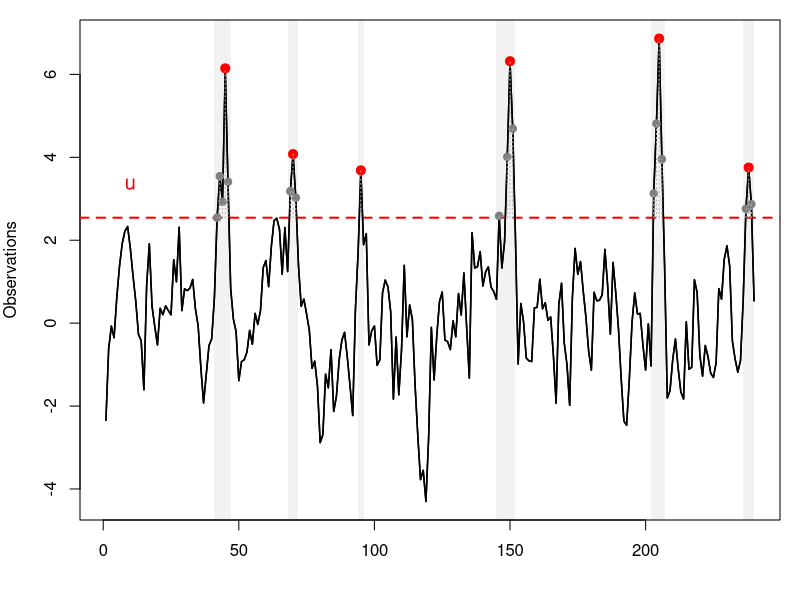

This figure's R source:
# =========================================================
# Declustering illustration
#
# Idea:
# - exceedances occur in temporal clusters
# - keep only the cluster maximum
# - discard dependent exceedances nearby
# =========================================================

set.seed(123)

# ---------------------------------------------------------
# Simulate dependent series
# ---------------------------------------------------------
n <- 240

x <- arima.sim(model = list(ar = 0.8), n = n)

# Create clusters of extremes
cluster_centers <- c(45, 95, 150, 205)

for(c in cluster_centers){

  idx <- (c-2):(c+2)

  x[idx] <- x[idx] + c(2,4,6,4,2)
}

t <- 1:n

# ---------------------------------------------------------
# Threshold
# ---------------------------------------------------------
u <- quantile(x, 0.92)

exc <- which(x > u)

# =========================================================
# Simple declustering rule
# If exceedances are within r observations,
# they belong to the same cluster
# =========================================================

r <- 6

clusters <- list()

current_cluster <- exc[1]

for(i in 2:length(exc)){

  if(exc[i] - exc[i-1] <= r){

    current_cluster <- c(current_cluster, exc[i])

  } else {

    clusters[[length(clusters)+1]] <- current_cluster
    current_cluster <- exc[i]
  }
}

clusters[[length(clusters)+1]] <- current_cluster

# ---------------------------------------------------------
# Cluster maxima
# ---------------------------------------------------------
cluster_max_t <- numeric(length(clusters))
cluster_max_x <- numeric(length(clusters))

for(i in seq_along(clusters)){

  idx <- clusters[[i]]

  j <- idx[which.max(x[idx])]

  cluster_max_t[i] <- j
  cluster_max_x[i] <- x[j]
}

# =========================================================
# Plot
# =========================================================

png("slides/figures/declustering.png",
    width = 1200,
    height = 500,
    res = 150)

par(mar = c(4,4,1,1))

plot(t, x,
     type = "l",
     lwd = 1.5,
     xlab = "",
     ylab = "Observations",
     main = "")

# ---------------------------------------------------------
# Threshold
# ---------------------------------------------------------
abline(h = u,
       col = "red",
       lty = 2,
       lwd = 2)

# ---------------------------------------------------------
# Shade clusters
# ---------------------------------------------------------
for(cl in clusters){

  rect(min(cl)-1,
       par("usr")[3],
       max(cl)+1,
       par("usr")[4],
       col = rgb(0,0,0,0.05),
       border = NA)
}

# Replot series
lines(t, x, lwd = 1.5)

# ---------------------------------------------------------
# All exceedances
# ---------------------------------------------------------
points(exc,
       x[exc],
       pch = 19,
       col = "gray50",
       cex = 1)

# ---------------------------------------------------------
# Cluster maxima kept after declustering
# ---------------------------------------------------------
points(cluster_max_t,
       cluster_max_x,
       pch = 19,
       col = "red",
       cex = 1.2)

# ---------------------------------------------------------
# Optional segments from threshold
# ---------------------------------------------------------
segments(exc,
         u,
         exc,
         x[exc],
         col = "gray70",
         lty = 3)

# ---------------------------------------------------------
# Labels
# ---------------------------------------------------------
text(10,
     u + 0.8,
     labels = expression(u),
     col = "red",
     cex = 1.2)

dev.off()
